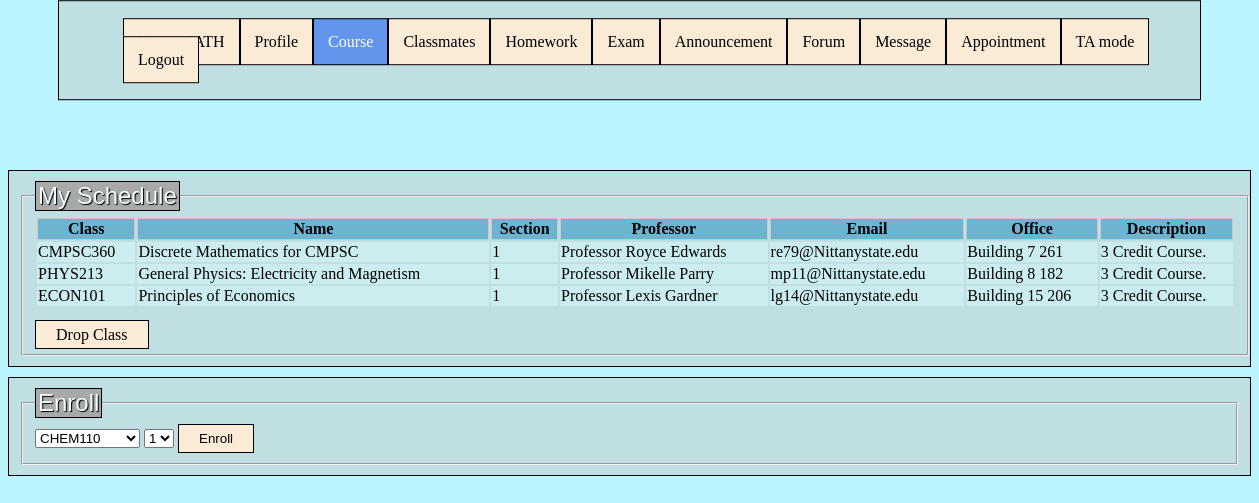
The page /enrollTA (signed in) on the database its author committed.
### tables this page shows
CREATE TABLE Professors(pemail VARCHAR(8) NOT NULL PRIMARY KEY, password VARCHAR(16) NOT NULL, firstname VARCHAR(16) NOT NULL, lastname VARCHAR(16) NOT NULL, age INTEGER, gender VARCHAR(4), office_building VARCHAR(3), office_num VARCHAR(16), did VARCHAR(5), title VARCHAR(16));

CREATE TABLE Courses(cid VARCHAR(12) PRIMARY KEY, cname VARCHAR(49), cdesc VARCHAR(99), semid INTEGER, FOREIGN KEY (semid) REFERENCES Semesters ON DELETE CASCADE);

### app.py (the view, shortened to what this page needs)
@app.route('/enrollTA', methods=['POST', 'GET'])
def EnrollTA():
    error = None
    connection = sql.connect('database.db')
    cursor1 = connection.execute(
        'SELECT C.cid, C.cname, Sec.sec_no, P.firstname, P.lastname, P.pemail, P.office_num, P.office_building, C.cdesc '
        'FROM TA S, Enrolls E, Sections Sec, Courses C, Professor_teach PT, Professors P '
        'WHERE ? = S.semail AND ? = S.password AND S.semail = E.semail AND E.sec_no = Sec.sec_no '
        'AND Sec.cid = C.cid AND C.cid = E.cid AND Sec.Teaching_team_id = PT.Teaching_team_id AND PT.pemail = P.pemail;',
        (myid, mypw))
    myschedule = cursor1.fetchall()
    setschedule = []  # append
    for set in myschedule:
        profname = 'Professor ' + set[3] + ' ' + set[4]
        profemail = set[5] + '@Nittanystate.edu'
        setschedule.append([set[0], set[1], set[2], profname, profemail, set[6] + ' ' + set[7], set[8]])
    cursor1 = connection.execute('SELECT cid FROM Courses')
    getcourses = cursor1.fetchall()
    courses = []
    for set in getcourses:
        courses.append(set[0])
    if setschedule:
        return render_template('enrollclassTA.html', error=error, myschedule=setschedule, courses=courses, notice=enrollnotice, notice2=takingnotice)
    else:
        error = 'invalid input name'
    return render_template('enrollclassTA.html', error=error)

### templates/enrollclassTA.html (shortened to what this page needs)
<!DOCTYPE html>
<html lang="en">
<head>
</head>
<body>
    <div class="nav">
        <fieldset style="border:0 none">
             <ul>
                <li><a href="/TA">NittanyPATH</a></li>
                <li><a href="/profileTA">Profile</a></li>
                <li><a href="/courseTA" style="background-color: cornflowerblue; color:white; border: 1px solid black;">Course</a></li>
                <li><a href="/classmatesTA">Classmates</a></li>
                <li><a href="/homeworkTA">Homework</a></li>
                <li><a href="/examTA">Exam</a></li>
                <li><a href="/announcementsTA">Announcement</a></li>
                <li><a href="/forumTA">Forum</a></li>
                <li><a href="/inboxTA">Message</a></li>
                <li><a href="/appointmentTA">Appointment</a></li>
                <li><a class="only" href="/TATA">TA mode</a></li>
                <li><a href="/login">Logout</a></li>
             </ul>
        </fieldset>
    </div>
    <div class="schedule">
        <fieldset>
            <legend>My Schedule</legend>
                <table>
                <tr>
                    <th scope="class"> Class</th>
                    <th scope="time"> Name</th>
                    <th scope="cname"> Section</th>
                    <th scope="snum"> Professor </th>
                    <th scope="pname"> Email </th>
                    <th scope="day"> Office</th>
                    <th scope="desc"> Description</th>
                </tr>
                <tbody>
                {% for class, name, sec, prof, email, office, desc in myschedule %}
                    <tr>
                        <td> {{ class }} </td>
                        <td> {{ name }} </td>
                        <td> {{ sec }} </td>
                        <td> {{ prof }} </td>
                        <td> {{ email }} </td>
                        <td> {{ office }} </td>
                        <td> {{ desc }} </td>
                    </tr>
                {% endfor %}
                </tbody>
                </table>
        <br>
                <a class="bar" href="/dropTA" role="button">Drop Class</a>
        </fieldset>
    </div>
    <div class="enroll">
        <fieldset>
            <legend>Enroll</legend>
            <form action="/enrollTA" method="POST">
                <select name="course">
                    {% for course in courses %}
                        <option value="{{ course }}">{{ course }}</option>
                    {% endfor %}
                </select>
                <select name="section">
                    <option value="1">1</option>
                </select>
                <button type="submit">Enroll</button>
            </form>
        </fieldset>
    </div>
</body>
</html>

### rows shown on the page
Professors: cid "CMPSC360", cname "Discrete Mathematics for CMPSC", sec "1", prof "Professor Royce Edwards", email "re79@Nittanystate.edu", office "Building 7 261", cdesc "3 Credit Course."
Professors: cid "PHYS213", cname "General Physics: Electricity and Magnetism", sec "1", prof "Professor Mikelle Parry", email "mp11@Nittanystate.edu", office "Building 8 182", cdesc "3 Credit Course."
Professors: cid "ECON101", cname "Principles of Economics", sec "1", prof "Professor Lexis Gardner", email "lg14@Nittanystate.edu", office "Building 15 206", cdesc "3 Credit Course."

### other values the page prints
form field course "CHEM110"
